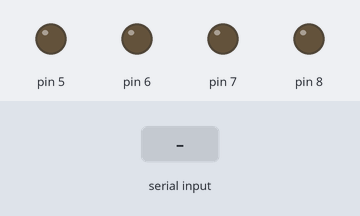
Bench run of a sketch on a simulated Arduino Uno, built with avr-gcc and run on an emulated ATmega328P. Shown: output pins drawn as LEDs (lit = HIGH). The inputs (shaded band) are chosen by the test bench.

Above: at 1.2 s.
1.3 s: "1" received over Serial
At 2.5 s:
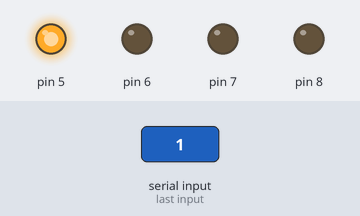
2.8 s: "2" received over Serial
At 4.3 s:
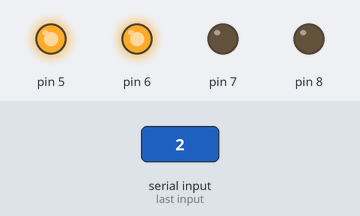
4.8 s: "3" received over Serial
At 5.8 s:
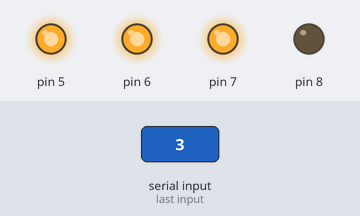
6.8 s: "4" received over Serial
At 8.5 s:
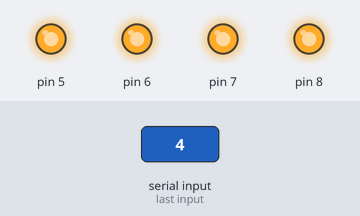
Timing chart, 0 to 9.8 s (numbered marks = the images above; inputs shaded):
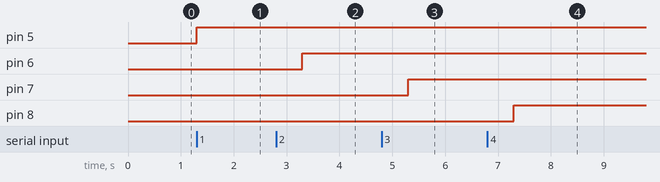

Measured:
- after the input at 1.3 s, pin 5: LOW → HIGH at once
- after the input at 2.8 s, pin 6: LOW → HIGH after 0.50 s
- after the input at 4.8 s, pin 7: LOW → HIGH after 0.50 s
- after the input at 6.8 s, pin 8: LOW → HIGH after 0.50 s

The sketch:

4leds.ino
```cpp
void setup() {
pinMode(5,OUTPUT);
pinMode(6,OUTPUT);
pinMode(7,OUTPUT);
pinMode(8,OUTPUT);
Serial.begin(9600);      // Open serial channel at 9600 baud rate
}

void loop() {
 if(Serial.available() > 0){
  int var = Serial.read();
  if(var=='1'){
    digitalWrite(5, HIGH);

    delay(2000);
  }
  if(var=='2'){
    digitalWrite(6, HIGH);

    delay(2000);
  }
 if(var=='3'){
    digitalWrite(7, HIGH);

    delay(2000);
  }
   if(var=='4'){
    digitalWrite(8, HIGH);

    delay(2000);
  }
 }

}
```
